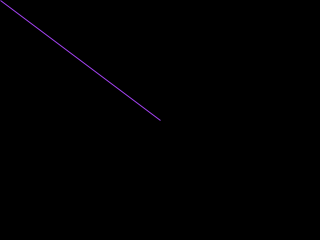
Frame 1 (no input)
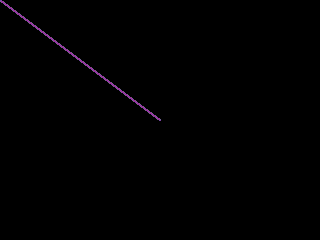
Frame 60 (the mouse pressed at the canvas centre just before this capture)
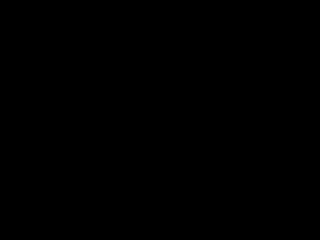
Frame 120 (the mouse held since frame 60 and released just before this capture)

The Processing sketch that drew these frames (run headless with seeded random() and noise(); from frame 60 on, the mouse is pressed at the canvas centre):

// Processing sketch: triangle
// ── triangle.pde
/*
  Triangle drawing program
  Context: Processing
  Draws a triangle whenever the mouse button is not pressed. 
  Erases when the mouse button is pressed.
*/

// declare your variables:
float redValue = 0;    // variable to hold the red color
float greenValue = 0;  // variable to hold the green color
float blueValue = 0;   // variable to hold the blue color

// the setup() method runs once at the beginning of the program:

void setup() {
  size(320, 240);    // sets the size of the applet window
  background(0);     // sets the background of the window to black
  fill(0);           // sets the color to fill shapes with (0 = black)
  smooth();          // draw with antialiased edges
}

// the draw() method runs repeatedly, as long as the applet window
// is open.  It refreshes the window, and anything else you program
// it to do:

void draw() {
 
  // Pick random colors for red, green, and blue:
  redValue = random(255); 
  greenValue = random(255);
  blueValue = random(255);

  // set the line color:
  stroke(redValue, greenValue, blueValue);  

  // draw when the mouse is up (to hell with conventions):
  if (mousePressed == false) {
    // draw a triangle:
    triangle(mouseX, mouseY, width/2, height/2,pmouseX, pmouseY);
  } 
  // erase when the mouse is down:
  else {
    background(0); 
    fill(0);
  }
}
